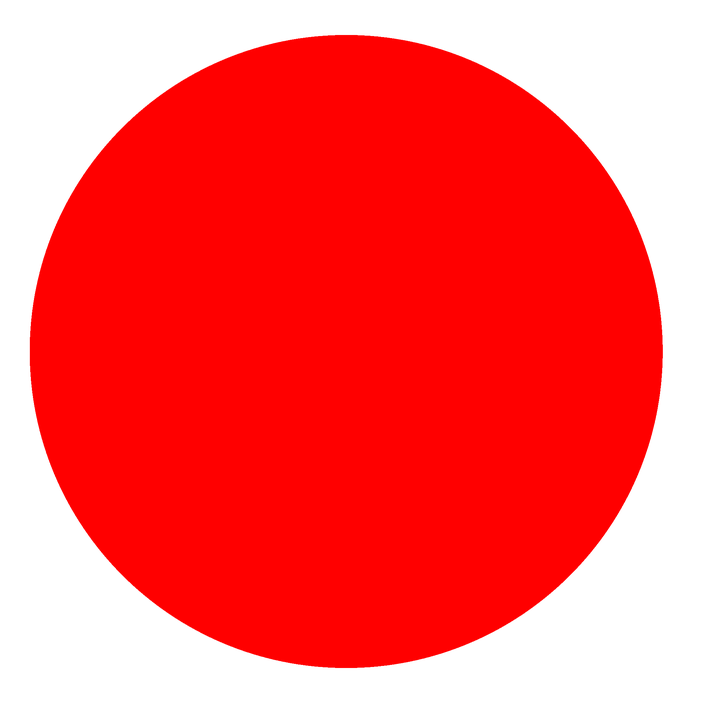
#> input picture media/icon_normal.png, 703 x 703 px, shrunk from 2048 x 2048 before the run
$ python add-transparent-border.py
#> lines starting #> are read from the running program, lines starting #| are printed output that depends on the picture
from PIL import Image

# adds transparent border around original input image
# used to display favicon icon smaller on browser tab

def add_transparent_border(input_image_path, output_image_path, border_size):
    # Open the input image
#> called with input_image_path = '../media/icon_normal.png', output_image_path = '../media/icon_smaller.png', border_size = 300
    image = Image.open(input_image_path)
#> image is the input picture: PIL image 703x703 RGBA; mean R, G, B, A 164.1, 0, 0, 162.5
    # Calculate new dimensions for the image with border
    new_width = image.width + 2 * border_size
#> new_width = 1303
    new_height = image.height + 2 * border_size
#> new_height = 1303
    # Create a new image with the calculated dimensions and transparent background
    new_image = Image.new("RGBA", (new_width, new_height), (0, 0, 0, 0))
#> new_image: PIL image 1303x1303 RGBA; every value is 0
    # Paste the original image onto the new image with an offset to account for the border
    new_image.paste(image, (border_size, border_size))
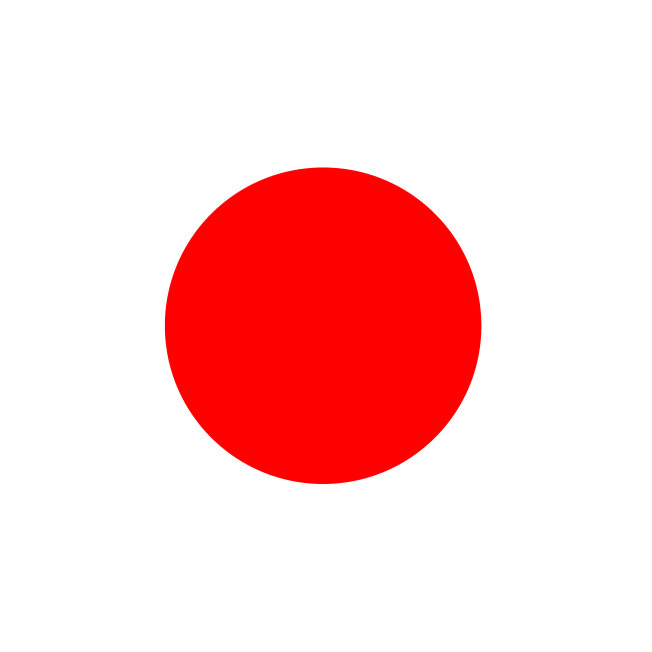
#> new_image: PIL image 1303x1303 RGBA (shown at 1/2 size); mean R, G, B, A 47.8, 0, 0, 47.3; transparent parts drawn white
    # Save the result
    new_image.save(output_image_path)


def main():
    input_image_path = "../media/icon_normal.png"
    output_image_path = "../media/icon_smaller.png"
    border_size = 300 #pixels
    add_transparent_border(input_image_path, output_image_path, border_size)
    print("Images generated successfully!")

if __name__ == "__main__":
    main()
